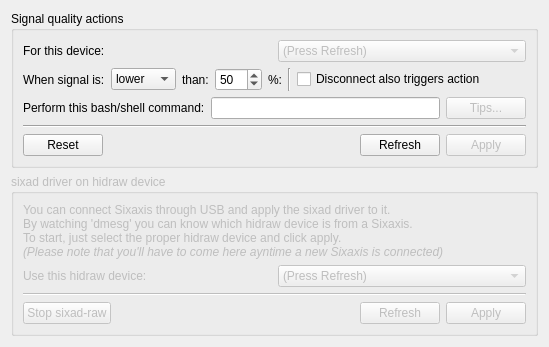
      <widget class="QWidget" name="advanced">
       <attribute name="title">
        <string>Advanced</string>
       </attribute>
       <layout class="QVBoxLayout" name="verticalLayout_2">
        <item>
         <widget class="QGroupBox" name="groupBox_3">
          <property name="title">
           <string>Signal quality actions</string>
          </property>
          <layout class="QVBoxLayout" name="verticalLayout_10">
           <item>
            <layout class="QHBoxLayout" name="horizontalLayout_20">
             <item>
              <widget class="QLabel" name="label_signal_device">
               <property name="statusTip">
                <string>First, choose a device (must be bluetooth of course)</string>
               </property>
               <property name="text">
                <string>For this device:</string>
               </property>
              </widget>
             </item>
             <item>
              <widget class="QComboBox" name="combo_signal_device">
               <property name="enabled">
                <bool>false</bool>
               </property>
               <property name="statusTip">
                <string>First, choose a device (must be bluetooth of course)</string>
               </property>
               <item>
                <property name="text">
                 <string>(Press Refresh)</string>
                </property>
               </item>
              </widget>
             </item>
            </layout>
           </item>
           <item>
            <layout class="QHBoxLayout" name="horizontalLayout_16">
             <item>
              <widget class="QLabel" name="label_signal_operation">
               <property name="statusTip">
                <string>Then, a trigger</string>
               </property>
               <property name="text">
                <string>When signal is:</string>
               </property>
              </widget>
             </item>
             <item>
              <widget class="QComboBox" name="combo_signal_operation">
               <property name="statusTip">
                <string>Then, a trigger</string>
               </property>
               <item>
                <property name="text">
                 <string>lower</string>
                </property>
               </item>
               <item>
                <property name="text">
                 <string>higher</string>
                </property>
               </item>
               <item>
                <property name="text">
                 <string>equal</string>
                </property>
               </item>
              </widget>
             </item>
             <item>
              <widget class="QLabel" name="label_signal_spi">
               <property name="statusTip">
                <string>Maybe you should check on the main tab for this..?</string>
               </property>
               <property name="text">
                <string>than:</string>
               </property>
              </widget>
             </item>
             <item>
              <widget class="QSpinBox" name="spin_signal">
               <property name="statusTip">
                <string>Maybe you should check on the main tab for this..?</string>
               </property>
               <property name="wrapping">
                <bool>false</bool>
               </property>
               <property name="maximum">
                <number>100</number>
               </property>
               <property name="value">
                <number>50</number>
               </property>
              </widget>
             </item>
             <item>
              <widget class="QLabel" name="label_signal_p">
               <property name="statusTip">
                <string/>
               </property>
               <property name="text">
                <string notr="true">%:</string>
               </property>
              </widget>
             </item>
             <item>
              <widget class="Line" name="line_7">
               <property name="orientation">
                <enum>Qt::Vertical</enum>
               </property>
              </widget>
             </item>
             <item>
              <widget class="QCheckBox" name="box_signal_disc">
               <property name="statusTip">
                <string>Perform action also when the device is disconnected (otherwise the action cancels itself)</string>
               </property>
               <property name="text">
                <string>Disconnect also triggers action</string>
               </property>
              </widget>
             </item>
             <item>
              <spacer name="horizontalSpacer_11">
               <property name="orientation">
                <enum>Qt::Horizontal</enum>
               </property>
               <property name="sizeHint" stdset="0">
                <size>
                 <width>40</width>
                 <height>20</height>
                </size>
               </property>
              </spacer>
             </item>
            </layout>
           </item>
           <item>
            <layout class="QHBoxLayout" name="horizontalLayout_21">
             <item>
              <widget class="QLabel" name="label_signal_line">
               <property name="statusTip">
                <string>How good do you Linux?</string>
               </property>
               <property name="text">
                <string>Perform this bash/shell command:</string>
               </property>
              </widget>
             </item>
             <item>
              <widget class="QLineEdit" name="line_signal_bash">
               <property name="statusTip">
                <string>How good do you Linux?</string>
               </property>
              </widget>
             </item>
             <item>
              <widget class="QPushButton" name="b_tips_signal">
               <property name="enabled">
                <bool>false</bool>
               </property>
               <property name="statusTip">
                <string>Need some tips?</string>
               </property>
               <property name="text">
                <string>Tips...</string>
               </property>
               <property name="icon">
                <iconset resource="../../icons/qtsixa.qrc">
                 <normaloff>:/icons/hint.png</normaloff>:/icons/hint.png</iconset>
               </property>
              </widget>
             </item>
            </layout>
           </item>
           <item>
            <widget class="Line" name="line_5">
             <property name="orientation">
              <enum>Qt::Horizontal</enum>
             </property>
            </widget>
           </item>
           <item>
            <layout class="QHBoxLayout" name="horizontalLayout_22">
             <item>
              <widget class="QPushButton" name="b_reset_signal">
               <property name="statusTip">
                <string>Reset/Remove all previous set-up actions</string>
               </property>
               <property name="text">
                <string>Reset</string>
               </property>
               <property name="icon">
                <iconset resource="../../icons/qtsixa.qrc">
                 <normaloff>:/icons/undo.png</normaloff>:/icons/undo.png</iconset>
               </property>
              </widget>
             </item>
             <item>
              <spacer name="horizontalSpacer_5">
               <property name="orientation">
                <enum>Qt::Horizontal</enum>
               </property>
               <property name="sizeHint" stdset="0">
                <size>
                 <width>40</width>
                 <height>20</height>
                </size>
               </property>
              </spacer>
             </item>
             <item>
              <widget class="QPushButton" name="b_refresh_signal">
               <property name="statusTip">
                <string>Refresh the list of devices above</string>
               </property>
               <property name="text">
                <string>Refresh</string>
               </property>
               <property name="icon">
                <iconset resource="../../icons/qtsixa.qrc">
                 <normaloff>:/icons/refresh.png</normaloff>:/icons/refresh.png</iconset>
               </property>
              </widget>
             </item>
             <item>
              <widget class="QPushButton" name="b_apply_signal">
               <property name="enabled">
                <bool>false</bool>
               </property>
               <property name="statusTip">
                <string>Don't forget you're running as root...</string>
               </property>
               <property name="text">
                <string>Apply</string>
               </property>
               <property name="icon">
                <iconset resource="../../icons/qtsixa.qrc">
                 <normaloff>:/icons/apply.png</normaloff>:/icons/apply.png</iconset>
               </property>
              </widget>
             </item>
            </layout>
           </item>
          </layout>
         </widget>
        </item>
        <item>
         <widget class="QGroupBox" name="groupBox_4">
          <property name="enabled">
           <bool>false</bool>
          </property>
          <property name="title">
           <string>sixad driver on hidraw device</string>
          </property>
          <layout class="QVBoxLayout" name="verticalLayout_7">
           <item>
            <widget class="QLabel" name="label_17">
             <property name="enabled">
              <bool>false</bool>
             </property>
             <property name="statusTip">
              <string>Use the sixad driver in a Sixaxis' hidraw device (sixad-raw)</string>
             </property>
             <property name="text">
              <string>You can connect Sixaxis through USB and apply the sixad driver to it.&lt;br&gt;
By watching 'dmesg' you can know which hidraw device is from a Sixaxis.&lt;br&gt;
To start, just select the proper hidraw device and click apply.&lt;br&gt;
&lt;i&gt;
(Please note that you'll have to come here ayntime a new Sixaxis is connected)&lt;/i&gt;</string>
             </property>
             <property name="wordWrap">
              <bool>false</bool>
             </property>
            </widget>
           </item>
           <item>
            <layout class="QHBoxLayout" name="horizontalLayout_26">
             <item>
              <widget class="QLabel" name="label_hidraw">
               <property name="statusTip">
                <string>List of hidraw devices</string>
               </property>
               <property name="text">
                <string>Use this hidraw device:</string>
               </property>
              </widget>
             </item>
             <item>
              <widget class="QComboBox" name="combo_hidraw">
               <property name="enabled">
                <bool>false</bool>
               </property>
               <property name="statusTip">
                <string>List of hidraw devices</string>
               </property>
               <item>
                <property name="text">
                 <string>(Press Refresh)</string>
                </property>
               </item>
              </widget>
             </item>
            </layout>
           </item>
           <item>
            <widget class="Line" name="line_6">
             <property name="orientation">
              <enum>Qt::Horizontal</enum>
             </property>
            </widget>
           </item>
           <item>
            <layout class="QHBoxLayout" name="horizontalLayout_27">
             <item>
              <widget class="QPushButton" name="b_stop_sixadraw">
               <property name="statusTip">
                <string>Stop sixad-raw (emergency button)</string>
               </property>
               <property name="text">
                <string>Stop sixad-raw</string>
               </property>
               <property name="icon">
                <iconset resource="../../icons/qtsixa.qrc">
                 <normaloff>:/icons/stop.png</normaloff>:/icons/stop.png</iconset>
               </property>
              </widget>
             </item>
             <item>
              <spacer name="horizontalSpacer_12">
               <property name="orientation">
                <enum>Qt::Horizontal</enum>
               </property>
               <property name="sizeHint" stdset="0">
                <size>
                 <width>40</width>
                 <height>20</height>
                </size>
               </property>
              </spacer>
             </item>
             <item>
              <widget class="QPushButton" name="b_refresh_hidraw">
               <property name="statusTip">
                <string>Refresh the list of hidraw devices</string>
               </property>
               <property name="text">
                <string>Refresh</string>
               </property>
               <property name="icon">
                <iconset resource="../../icons/qtsixa.qrc">
                 <normaloff>:/icons/refresh.png</normaloff>:/icons/refresh.png</iconset>
               </property>
              </widget>
             </item>
             <item>
              <widget class="QPushButton" name="b_apply_hidraw">
               <property name="enabled">
                <bool>false</bool>
               </property>
               <property name="statusTip">
                <string>Start sixad-raw</string>
               </property>
               <property name="text">
                <string>Apply</string>
               </property>
               <property name="icon">
                <iconset resource="../../icons/qtsixa.qrc">
                 <normaloff>:/icons/apply.png</normaloff>:/icons/apply.png</iconset>
               </property>
              </widget>
             </item>
            </layout>
           </item>
          </layout>
         </widget>
        </item>
       </layout>
      </widget>
